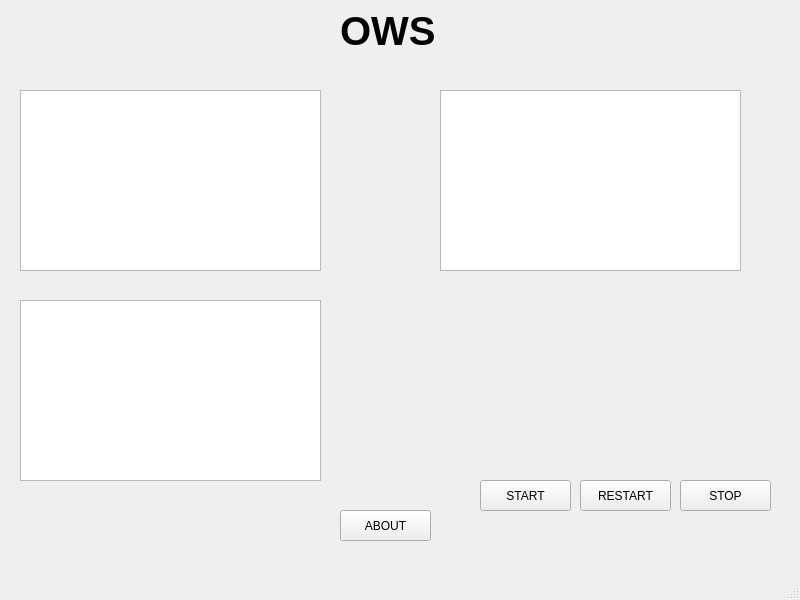
<?xml version="1.0" encoding="UTF-8"?>
<ui version="4.0">
 <class>OWS</class>
 <widget class="QMainWindow" name="OWS">
  <property name="geometry">
   <rect>
    <x>0</x>
    <y>0</y>
    <width>800</width>
    <height>600</height>
   </rect>
  </property>
  <property name="windowTitle">
   <string>OWS</string>
  </property>
  <widget class="QWidget" name="centralwidget">
   <widget class="QPushButton" name="START">
    <property name="geometry">
     <rect>
      <x>480</x>
      <y>480</y>
      <width>91</width>
      <height>31</height>
     </rect>
    </property>
    <property name="text">
     <string>START</string>
    </property>
   </widget>
   <widget class="QPushButton" name="RESTART">
    <property name="geometry">
     <rect>
      <x>580</x>
      <y>480</y>
      <width>91</width>
      <height>31</height>
     </rect>
    </property>
    <property name="text">
     <string>RESTART</string>
    </property>
   </widget>
   <widget class="QPushButton" name="STOP">
    <property name="geometry">
     <rect>
      <x>680</x>
      <y>480</y>
      <width>91</width>
      <height>31</height>
     </rect>
    </property>
    <property name="text">
     <string>STOP</string>
    </property>
   </widget>
   <widget class="QPlainTextEdit" name="STATUS">
    <property name="geometry">
     <rect>
      <x>20</x>
      <y>90</y>
      <width>301</width>
      <height>181</height>
     </rect>
    </property>
    <property name="font">
     <font>
      <pointsize>11</pointsize>
      <weight>75</weight>
      <bold>true</bold>
     </font>
    </property>
    <property name="readOnly">
     <bool>true</bool>
    </property>
   </widget>
   <widget class="QLabel" name="label">
    <property name="geometry">
     <rect>
      <x>340</x>
      <y>0</y>
      <width>111</width>
      <height>61</height>
     </rect>
    </property>
    <property name="font">
     <font>
      <pointsize>30</pointsize>
      <weight>75</weight>
      <bold>true</bold>
     </font>
    </property>
    <property name="text">
     <string>OWS</string>
    </property>
   </widget>
   <widget class="QPushButton" name="ABOUT">
    <property name="geometry">
     <rect>
      <x>340</x>
      <y>510</y>
      <width>91</width>
      <height>31</height>
     </rect>
    </property>
    <property name="text">
     <string>ABOUT</string>
    </property>
   </widget>
   <widget class="QPlainTextEdit" name="LOGGING">
    <property name="geometry">
     <rect>
      <x>440</x>
      <y>90</y>
      <width>301</width>
      <height>181</height>
     </rect>
    </property>
    <property name="font">
     <font>
      <pointsize>11</pointsize>
      <weight>75</weight>
      <bold>true</bold>
     </font>
    </property>
    <property name="readOnly">
     <bool>true</bool>
    </property>
   </widget>
   <widget class="QPlainTextEdit" name="STATUS_2">
    <property name="geometry">
     <rect>
      <x>20</x>
      <y>300</y>
      <width>301</width>
      <height>181</height>
     </rect>
    </property>
    <property name="font">
     <font>
      <pointsize>11</pointsize>
      <weight>75</weight>
      <bold>true</bold>
     </font>
    </property>
    <property name="readOnly">
     <bool>true</bool>
    </property>
   </widget>
  </widget>
  <widget class="QMenuBar" name="menubar">
   <property name="geometry">
    <rect>
     <x>0</x>
     <y>0</y>
     <width>800</width>
     <height>26</height>
    </rect>
   </property>
  </widget>
  <widget class="QStatusBar" name="statusbar"/>
 </widget>
 <resources/>
 <connections/>
</ui>
